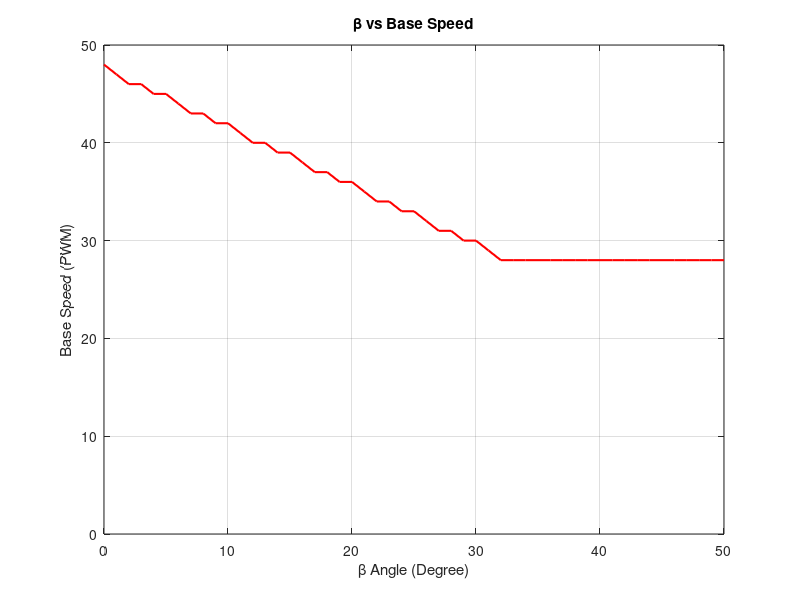

Write MATLAB code to recreate this figure. (Note: this script raises an error after producing the figure.)
%% -
clc
clear
%% -
h1=figure('units','normalized','outerposition',[0 0 0.75 0.6])
beta=0:50;
K_max=48;
if (beta>22.5)
    K_min=26;
else
    K_min=28;
end
K_1=0.6;
for i=1:51
    baseSpeed(i)=max(K_max-K_1*beta(i),K_min)
    baseSpeed(i)=fix(baseSpeed(i))
end
plot(beta,baseSpeed,'r','LineWidth',1.5)
ylim([0,50])
grid on
ylabel('Base Speed (PWM)')
xlabel('\beta Angle (Degree)')
title('\beta vs Base Speed')
print(h1,sprintf('baseSpeed.png'),'-dpng','-r600')
close(h1)
%% -
h2=figure('units','normalized','outerposition',[0 0 0.75 0.6])
beta_exp=[20 21.8 32.5 43.6 32.5 21.5 15.7 14.3 10.53 4.5 1.5 3.6 7.8 11.4 16.43 20.42 24.54 32.34 42.4 32.54 21.4 16.4 ]
K_max=38;
K_1=0.7
for i=1:22
    if (beta_exp(i)>22.5)
        K_min=26;
    else
        K_min=28;
    end
    baseSpeed_exp(i)=max(K_max-K_1*beta_exp(i),K_min)
    baseSpeed_exp(i)=fix(baseSpeed_exp(i))
end
num=1:22
yyaxis left
stem(num,beta_exp,'LineWidth',1.5);
% ylim([4.25,5.25])
ylabel('\beta Angle (Degree)')
hold on
yyaxis right
plot(num,baseSpeed_exp,'b','LineWidth',1.5)
ylim([0,50])
ylabel('Base Speed (PWM)')
legend('Supply Voltage from Powerbank','Processing Time for Each Frame')
title('Experimental \beta vs Base Speed')
xlabel('Image Processing Iteration')
print(h2,sprintf('baseSpeedExp.png'),'-dpng','-r600')
close(h2)